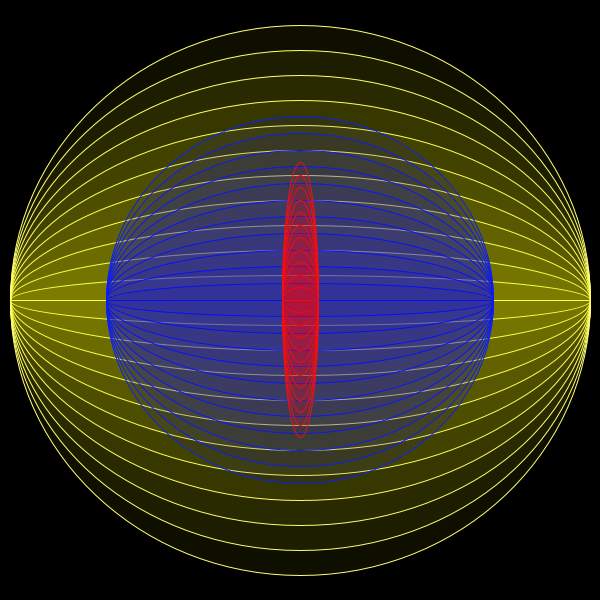
Frame 1 (no input)
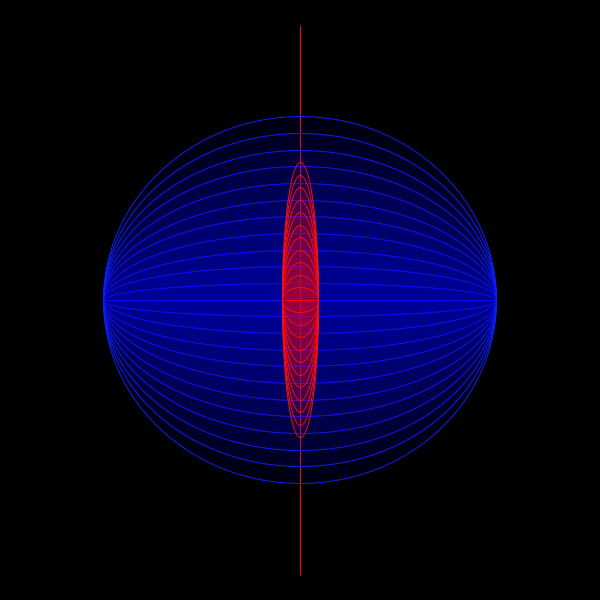
Frame 60 (the mouse pressed at the canvas centre just before this capture)
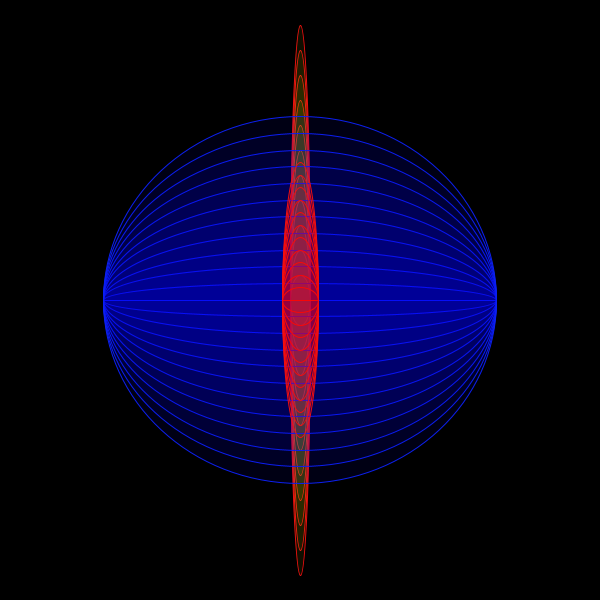
Frame 120 (the mouse held since frame 60 and released just before this capture)

The Processing sketch that drew these frames (run headless with seeded random() and noise(); from frame 60 on, the mouse is pressed at the canvas centre):

// Processing sketch: processing_173626
// ── processing_173626.pde

void setup() {
  size(600,600); 
  stroke (255,600,116);
}
void draw(){
  
background(0); 
float s= map (second(),0,60,0,600);
float m = map (minute(),0,60,0,600);
float h = map (hour(),0, 25,0,600);

//fill(255,300,22);
//segundos
for( int i=0; i < width; i= i+ 50) {     

 fill ( 255,255,0,15);
 
 ellipse (width/2, height/2, s, i);  
 }
 
 //minutos


 for( int i=0; i < width; i= i+ 50) {       

 fill ( 0,0,255,20);
 stroke ( 12,32,240);
 ellipse (width/2, height/2, m/1.5, i/1.5);
 
 }
 


//horas

 for( int i=0; i < width; i= i+ 50) {     

 fill ( 255,0,0,20);
 stroke (242,15,15);
 
 ellipse (width/2, height/2, h/2, i/2);  
 }
 

int a = second();
int b =minute ();
int c = hour ();
}
